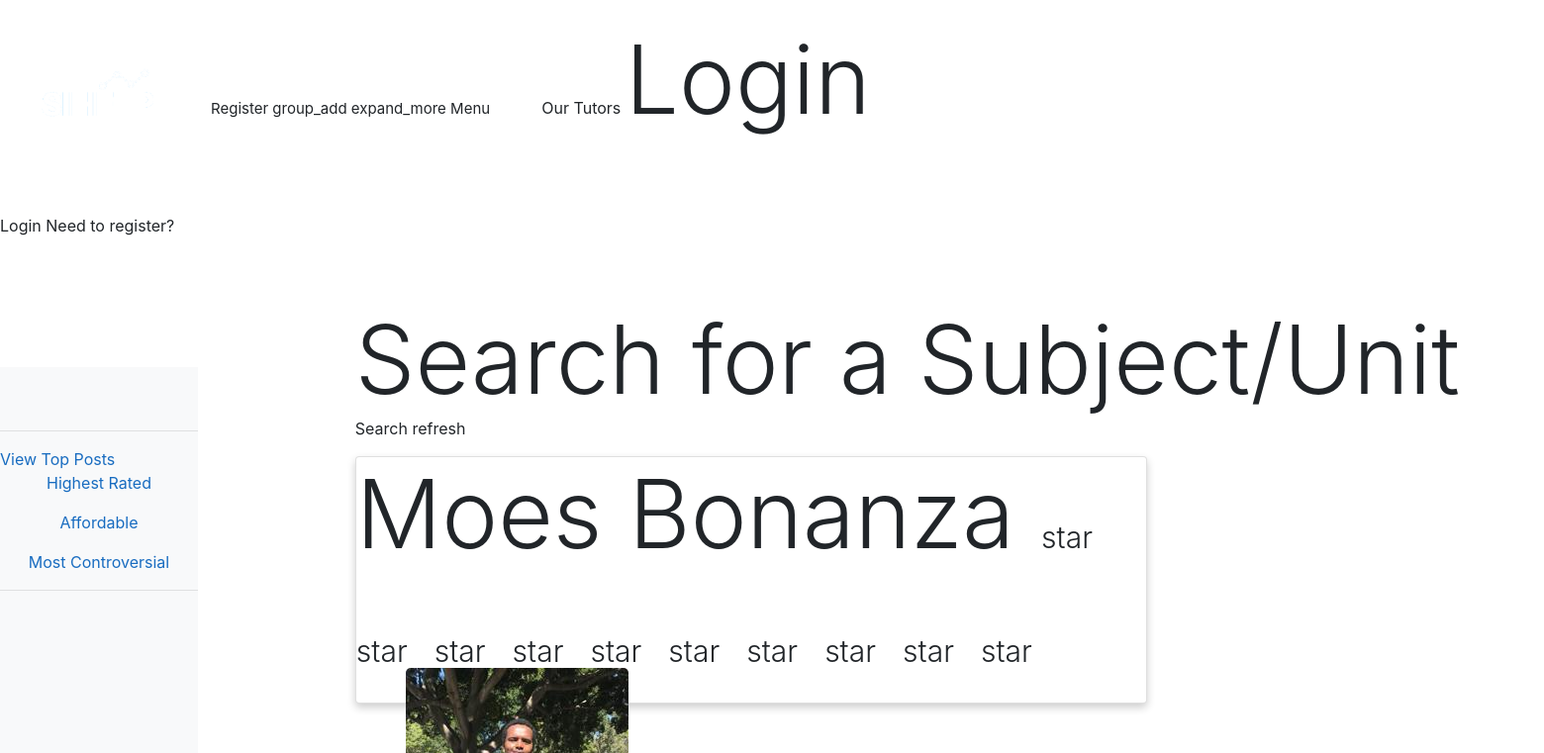
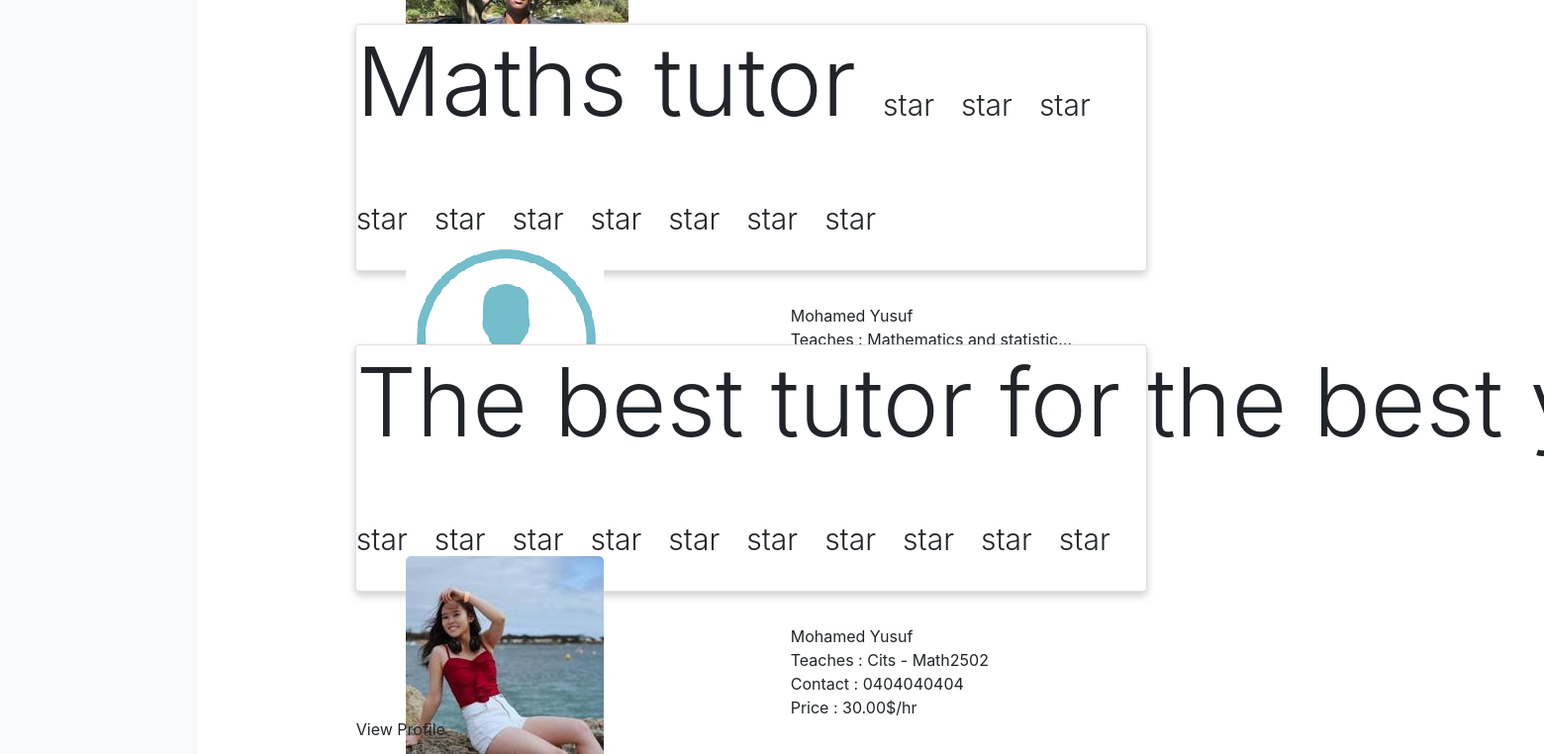
The app's page /marketplace/, older data (2 pictures, top to bottom).
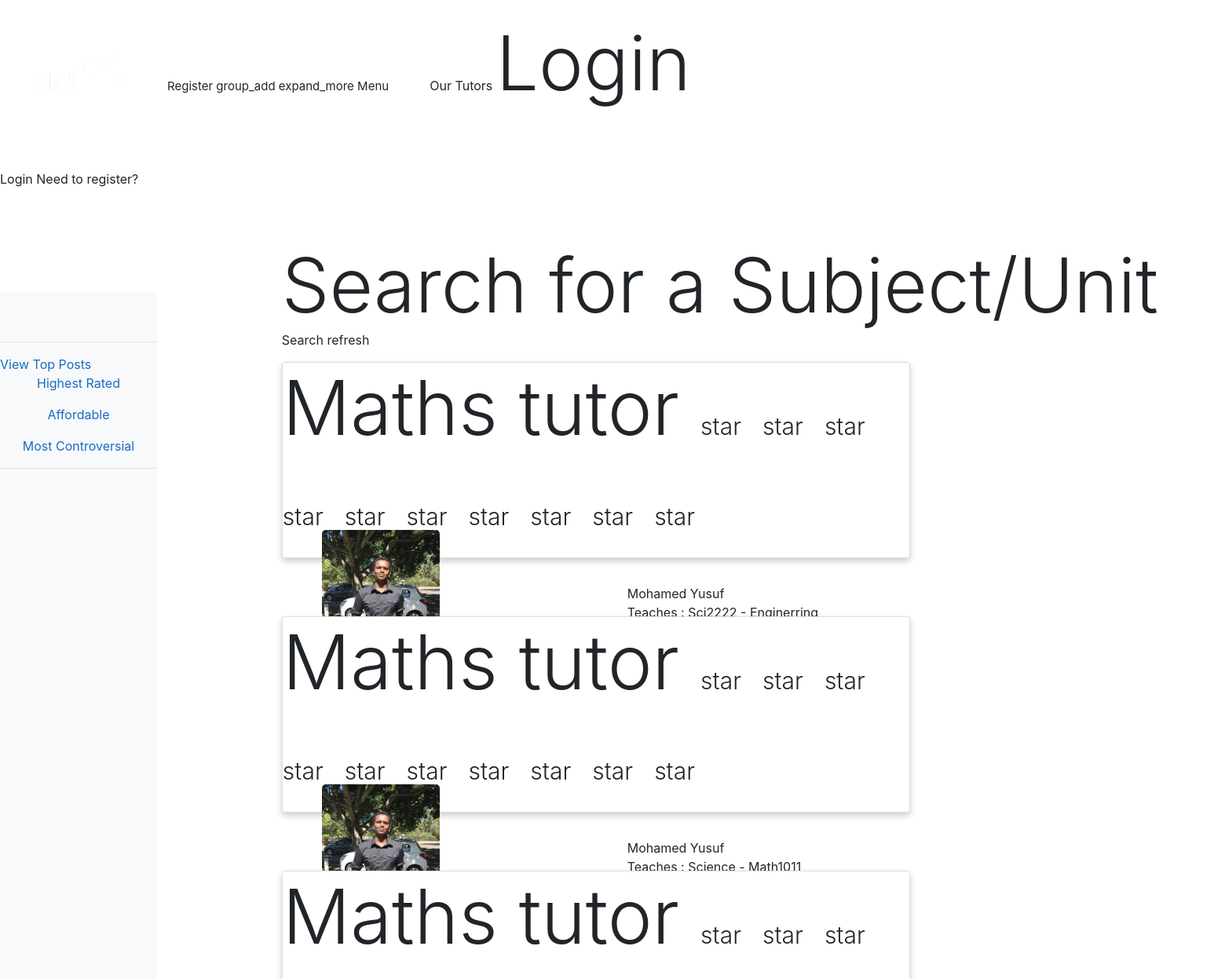
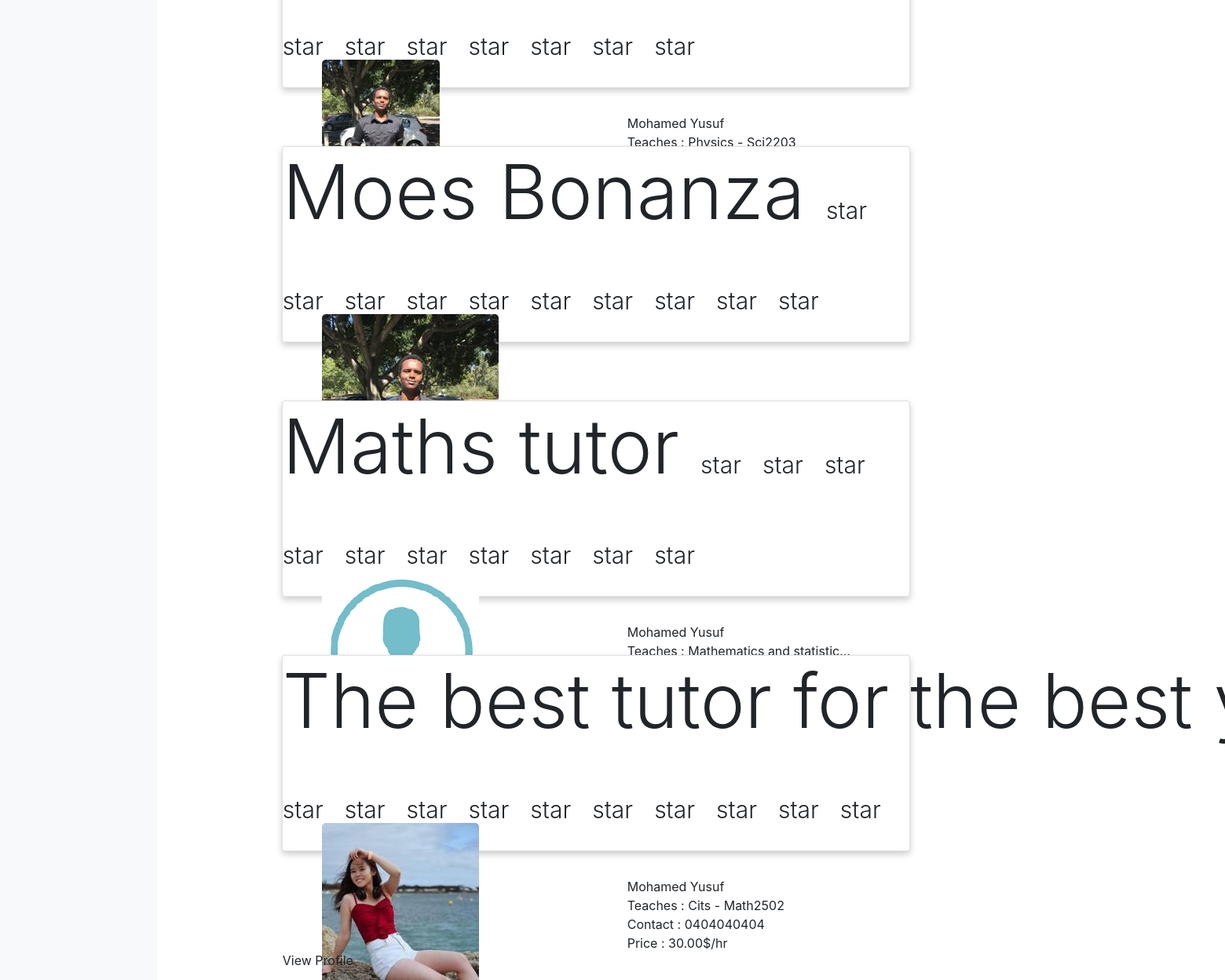
The same page, newer data (2 pictures, top to bottom).
### blog/models.py (models this page shows, shortened)
class Ad(models.Model):
    author = models.ForeignKey(User, on_delete=models.CASCADE)
    title = models.CharField(max_length=100, default = "Hey, I am here to help you")
    date = models.DateTimeField(default=timezone.now)
    subject = models.CharField(max_length=100) #or use foreign key
    unit = models.CharField(max_length=100, blank=True)
    description = models.TextField()
    price = models.DecimalField(max_digits=10, decimal_places=2, default = 25.00)

### users/models.py (models this page shows, shortened)
class Profile(models.Model):
    user = models.OneToOneField(User, on_delete=models.CASCADE)
    tutor = models.BooleanField(default=False)
    pic = models.ImageField(upload_to = 'profile_pic', default = 'download.png')
    phone = models.CharField(max_length=30, default = "0404040404")
    is_active = models.BooleanField(default=False)

### blog/views.py (the view, shortened to what this page needs)
# urls.py: path('marketplace/', views.marketplace, name='blog-marketplace'),
def marketplace(request):
    user = request.user
    realAds = Ad.objects.all().order_by("-date").annotate(average_rating=Avg('rate__rating')).annotate(Counted=Count('rate__rating'))
    if request.method == 'GET':
        if 'refresh'in request.GET:
            realAds = Ad.objects.all().annotate(average_rating=Avg('rate__rating')).annotate(Counted=Count('rate__rating'))
    context = {
        'ads': realAds,
        'user': user
    }
    return render(request, 'blog/TutorialPage.html', context)

### users/views.py (called while the page is built)
@register.filter
def get_range(value):
    return range(value)

@register.filter
def subtract(value, arg):
    return value - arg

@register.filter
def rounding(value):
    return round(value)

### blog/templates/blog/TutorialPage.html (shortened to what this page needs)
{% extends 'blog/layout.html' %}
{% block content %}
    <div class="sidebar pt-5 ">
        <v-card>
      <hr>
    <v-card-text class =" headline font-weight-thin text-center"> View Top Posts </v-card-text>
      <div class ="text-center">
    <form type="get" action="." >
        <v-card-title>
    <v-btn block type = "submit" name = highestrated flat color="indigo lighten-3" dark>Highest Rated</v-btn>
  </v-card-title>
    </form>
    <form type="get" action="." >
      <v-card-title>
  <v-btn block type = "submit" name = mostaffordable flat color="indigo lighten-3" dark>Affordable</v-btn>
</v-card-title>
  </form>
  <form type="get" action="." >
    <v-card-title>
<v-btn block type = "submit" name = controversial flat color="indigo lighten-3" dark>Most Controversial</v-btn>
</v-card-title>
</form>
  </v-card>
  </div>
    <hr>
  </div>
      <v-container    grid-list-clas  >
          <v-flex  class = "searchbox" >
          <v-card   light color="white" >
          <v-card-title class = "display-1 font-weight-light " >
            Search for a Subject/Unit
          </v-card-title>
          <v-card-text text-center>
          <form type="get" action=".">
            <v-flex >
              <span>  <v-btn  type = "submit" color  = "warning"   name = search
                >Search</v-btn>
                <v-btn color="primary" name = "refresh" dark type = "submit" name = "refresh">
                    <v-icon  dark >refresh</v-icon>
               </v-btn>
              </v-flex>
      </form>
    </v-card-text>
    </v-card>
   </v-container>
        <v-container   >
          {% if ads|length > 0 %}
       {% for ad in ads %}
       <div class="card">
          <v-card-title class = "display-1 font-weight-thin text-centered "> <span class = "textbox">{{ad.title}}</span>
  {% if ad.average_rating %}
  {% for n in ad.average_rating|rounding|get_range %}
  <span><v-icon color="amber darken-2"  class = "starry" >star</v-icon></span>
  {%endfor%}
  {%for i in 10|subtract:ad.average_rating|rounding|get_range %}
  <span><v-icon color="gray darken-2  " class = "starry">star</v-icon></span>
  {%endfor%}
  {%else%}
  {%for i in 10|get_range %}
  <span><v-icon  color="gray darken-2" class = "starry" >star</v-icon></span>
  {%endfor%}
  {%endif%}
          </v-card-title>
          {% if user.profile.tutor %}
          <div class ="imager">
            <v-avatar
            tile
          size="130"
          color="grey lighten-4"
        >
          <img src="{{ ad.author.profile.pic.url }}" alt="avatar">
        </v-avatar>
        </div>
        {%else%}
        <div class ="imagertwo">
          <v-avatar
          tile
        size="130"
        color="grey lighten-4"
      >
        <img src="{{ ad.author.profile.pic.url }}" alt="avatar">
      </v-avatar>
      </div>
        {%endif%}
            <div class="con1">
                <v-card-title primary-title>
                    <div class = "innercontainer">
                      <div class="headline">Mohamed Yusuf</div>
                      <div class = "units">Teaches : {{ad.subject.capitalize}} - {{ad.unit.capitalize}}</div>
                      <div>Contact : {{ad.author.profile.phone}}</div>
                      <div>Price   : {{ad.price}}$/hr</div>
                    </div>
                  </v-card-title>
                </div>
                <v-flex   class = "buttonstation" >
                  <v-btn href = "/user/{{ad.author.id}}" class ="nodecor"block color="info" dark>View Profile</v-btn>
                </v-flex>
            </div>
        <br>
{% endfor %}
      </v-container>
      {%else%}
      <v-container   grid-list-xl  >
          <v-text text-center class = "display-1">No Ads found</v-text>
           <v-divider inset></v-divider>
     </v-container>
     {%endif%}
        {% endblock %}

### blog/templates/blog/layout.html (shortened to what this page needs)
<html>
    <head>
        {% load static %}
        <link rel="stylesheet" href="{% static 'blog/Entry.css' %}">
        {% load static %}
   <link rel="stylesheet" href="https://maxcdn.bootstrapcdn.com/bootstrap/4.0.0/css/bootstrap.min.css">
   <link href="https://cdnjs.cloudflare.com/ajax/libs/vuetify/1.5.16/vuetify.css" rel="stylesheet">
   <link href="https://cdnjs.cloudflare.com/ajax/libs/vuetify/1.5.16/vuetify.css.map" rel="stylesheet">
   </head>
<body>
    <div id="app">
        <v-app light>
            <v-toolbar dark color="primary" height= "90px" app>
                  <v-toolbar-title>
            <a class="navbarTitle text-white  " href="/"><strong style = "font-size:55px;" >  {% load static %}
{% load static %}
                <img src="{% static 'blog/Sihelplogo.png' %}" height="200">
              </strong></a></v-toolbar-title>
                {% if not user.is_authenticated %}
                <v-toolbar-items >
<v-btn flat class ="nodecor" style = "font-size:15px;" href="/register"><span>Register</span>
  <v-icon right >group_add</v-icon>
  </v-btn>
                    <v-menu offset-y>
                        <v-btn class ="pr-5"  flat slot="activator" style = "font-size:15px;">
                          <v-icon left>expand_more</v-icon>
                          <span >Menu</span>
                        </v-btn>
                        <v-list>
                          <v-list-tile>
                              <v-btn class ="nodecor" flat  href="/marketplace">Our Tutors</span></v-btn>
                            </v-list-tile>
                        </v-list>
                      </v-menu>
                    <v-dialog v-model="dialog" max-width="600px" >
                  <v-layout column>
                      <v-card >
                        <v-flex text-center mt-4>
                            <v-card-text class = "  display-1 font-weight-light">Login</v-card-text>
                        </v-flex>
                            <v-flex mx-5>
                            <v-card-text>
                                <form class = " mt-3 navbar-form navbar-right" method = "POST" action="{% url 'loginAcc' %}" >
                                    <v-layout column>
                               <v-flex text-center mt-3 mb-4>
                                  <v-btn  color="info" type = "submit"dark>Login</v-btn>
                                </v-flex>
                                <v-btn
                                class="mx-0 mb-3"
                                large
                                dark
                                color = "warning nodecor"
                                href = "/register"
                              >
                              Need to register?
                           </v-btn>
                              </v-flex>
                            </v-card>
                          </v-layout>
                      </v-dialog>
                  </v-toolbar-items>
                {% endif %}
             </v-toolbar>
        <v-content>
        {% block content %}{% endblock %}
  </body>
</html>

Row changes from the older to the newer data that the page shows:
added Ad: title "Maths tutor", author.profile.pic (picture), subject "Sci2222", unit "Enginerring"
added Ad: title "Maths tutor", author.profile.pic (picture), subject "Science", unit "Math1011"
added Ad: title "Maths tutor", author.profile.pic (picture), subject "Physics", unit "Sci2203"
